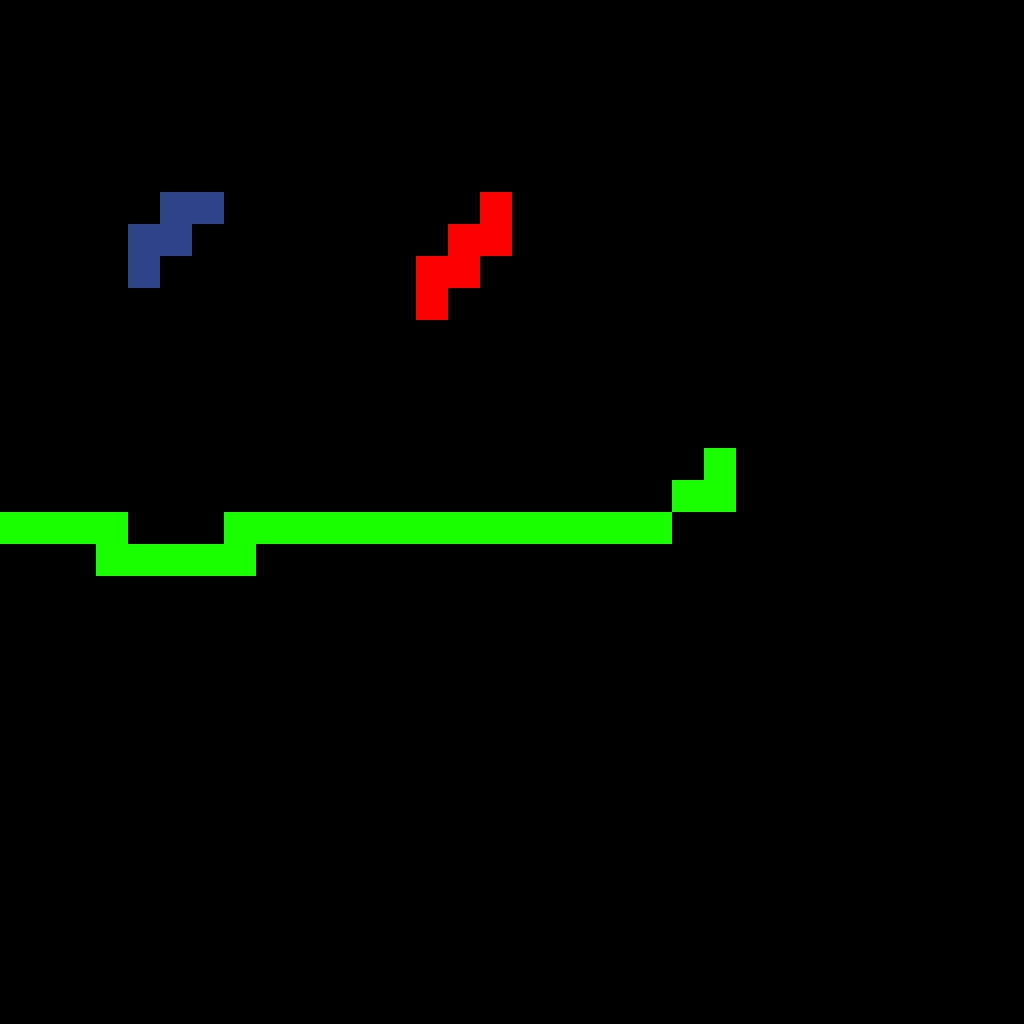

A level layout from a 2D game, rendered from its tile map. Below: a short description, then the map file with tile-grid data replaced by summaries:
An orthogonal 32x32 tile map with 32x32 px tiles, 1 tile layer (Tile Layer 1).

<map version="1.0" orientation="orthogonal" width="32" height="32" tilewidth="32" tileheight="32">
 <tileset firstgid="1" name="tileset" tilewidth="32" tileheight="32">
  <image source="tileset.png" width="64" height="64" />
 </tileset>
 <layer name="Tile Layer 1" width="32" height="32">
  <data>[1024 cells, 123 non-empty, 4 distinct tile ids]</data>
 </layer>
</map>
